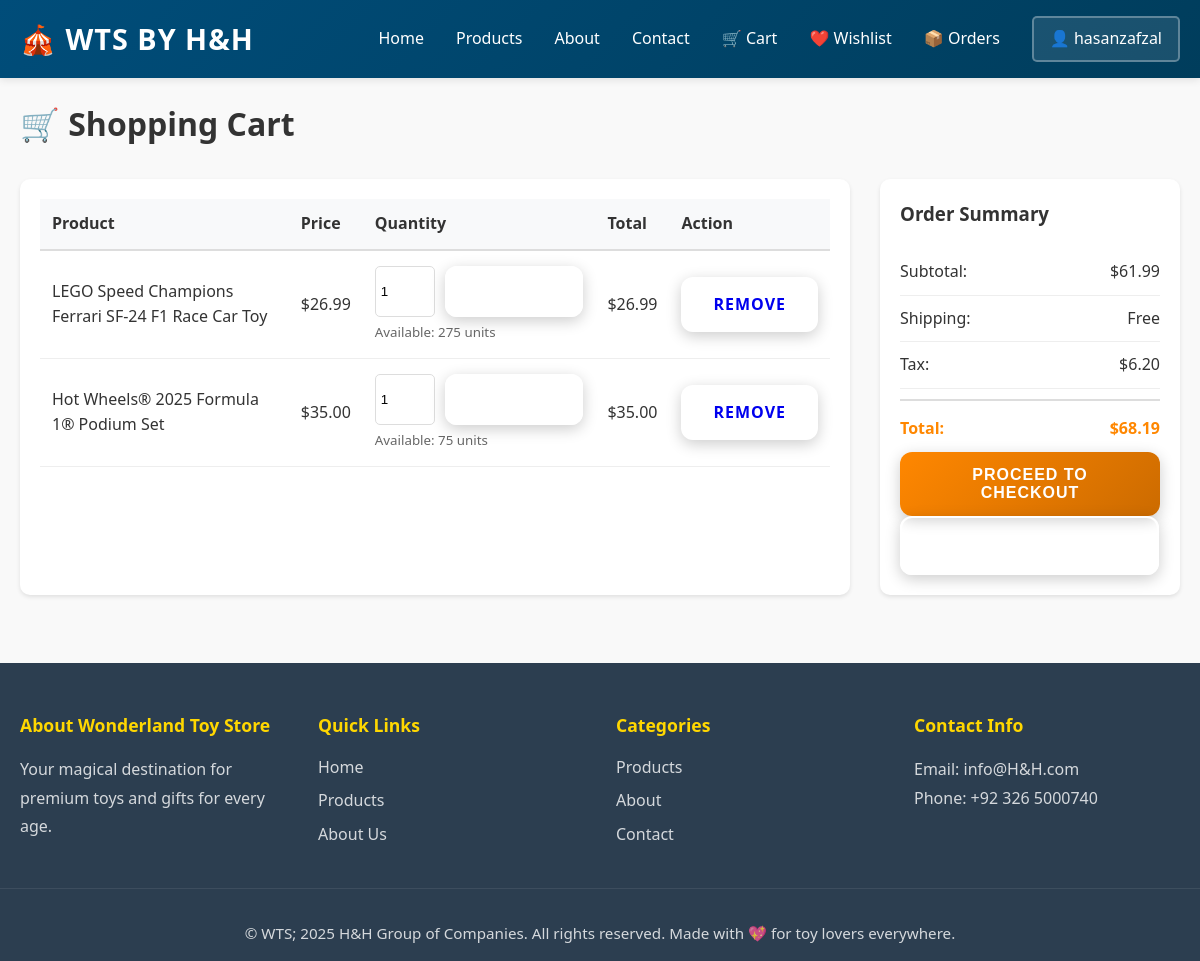
Before: /cart (signed in) with the older database file.
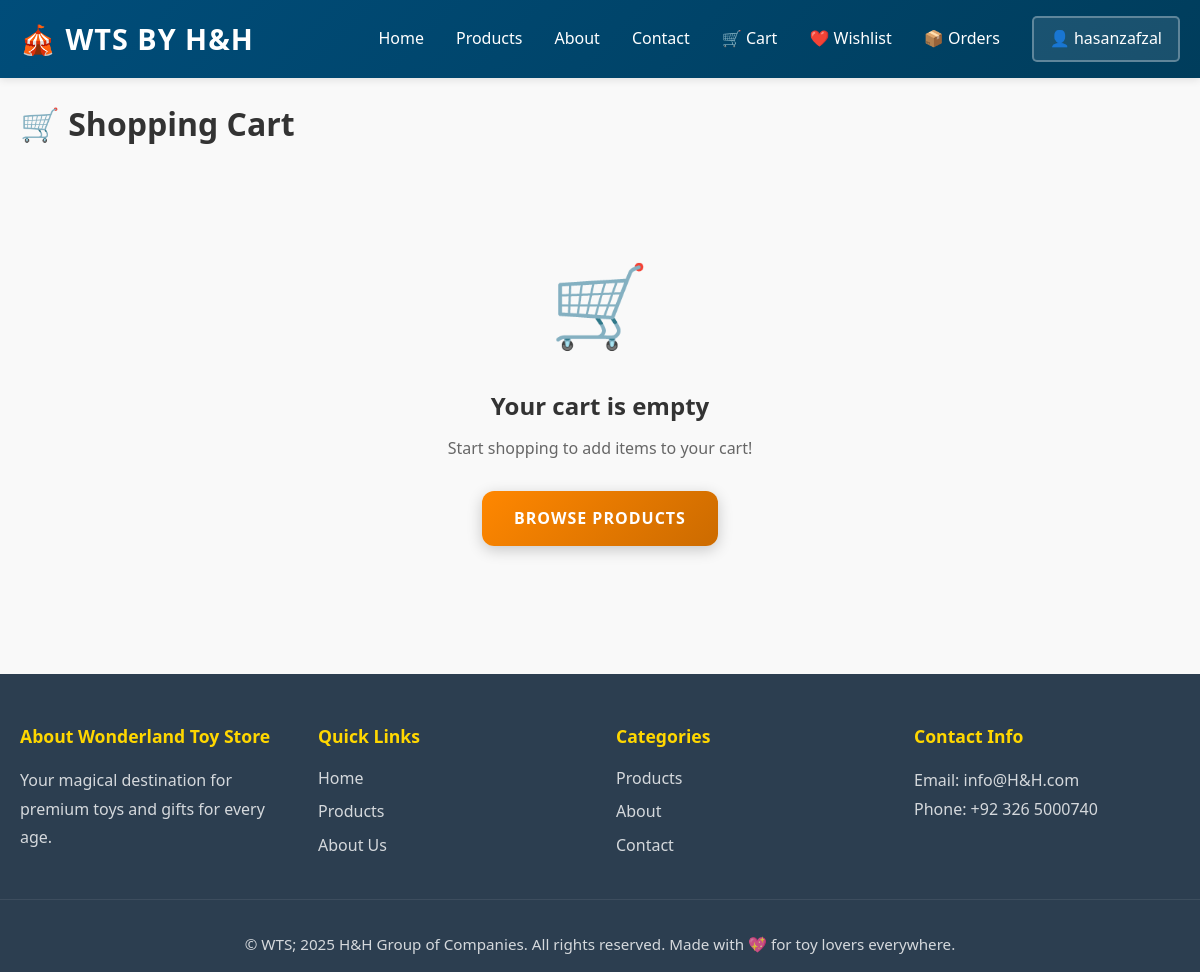
After: the same page with the newer database file.
### app/models.py (models this page shows, shortened)
class User(UserMixin, db.Model):
    __tablename__ = 'users'
    id = db.Column(db.Integer, primary_key=True)
    username = db.Column(db.String(80), unique=True, nullable=False)
    email = db.Column(db.String(120), unique=True, nullable=False)
    password_hash = db.Column(db.String(200), nullable=False)
    reset_token = db.Column(db.String(100), unique=True, nullable=True)
    reset_token_expires = db.Column(db.DateTime, nullable=True)
    is_admin = db.Column(db.Boolean, default=False)
    created_at = db.Column(db.DateTime, default=datetime.utcnow)
    cart = db.relationship('Cart', backref='user', lazy=True, uselist=False)
    orders = db.relationship('Order', backref='user', lazy=True)
    wishlist_items = db.relationship('Wishlist', backref='user', lazy=True, cascade='all, delete-orphan')

class CartItem(db.Model):
    __tablename__ = 'cart_items'
    id = db.Column(db.Integer, primary_key=True)
    cart_id = db.Column(db.Integer, db.ForeignKey('carts.id'), nullable=False)
    product_id = db.Column(db.Integer, db.ForeignKey('products.id'), nullable=False)
    quantity = db.Column(db.Integer, default=1, nullable=False)
    added_at = db.Column(db.DateTime, default=datetime.utcnow)

class Product(db.Model):
    __tablename__ = 'products'
    id = db.Column(db.Integer, primary_key=True)
    name = db.Column(db.String(120), nullable=False)
    price = db.Column(db.Float, nullable=False)
    description = db.Column(db.Text)
    stock = db.Column(db.Integer, default=0)
    category_id = db.Column(db.Integer, db.ForeignKey('categories.id'), nullable=True)
    image_filename = db.Column(db.String(255), nullable=True)
    is_featured = db.Column(db.Boolean, default=False)
    created_at = db.Column(db.DateTime, default=datetime.utcnow)
    updated_at = db.Column(db.DateTime, default=datetime.utcnow, onupdate=datetime.utcnow)
    orders = db.relationship('Order', backref='product', lazy=True)
    cart_items = db.relationship('CartItem', backref='product', lazy=True)
    wishlist_items = db.relationship('Wishlist', backref='product', lazy=True, cascade='all, delete-orphan')

### app/routes.py (the view)
@main_bp.route('/cart')
def view_cart():
    if not current_user.is_authenticated:
        flash('Please login to view your cart', 'warning')
        return redirect(url_for('main.login', next=url_for('main.view_cart')))
    cart = current_user.cart or Cart(user_id=current_user.id)
    return render_template('cart.html', title='Shopping Cart', cart=cart)

### app/models.py (called while the page is built)
    def get_total(self):
        return sum(item.product.price * item.quantity for item in self.items)

### app/templates/cart.html (shortened to what this page needs)
{% extends "base.html" %}
{% block content %}
<div class="container">
    <h1>🛒 Shopping Cart</h1>
    {% if cart and cart.items %}
        <div class="cart-wrapper">
            <div class="cart-items">
                <table class="cart-table">
                    <thead>
                        <tr>
                            <th>Product</th>
                            <th>Price</th>
                            <th>Quantity</th>
                            <th>Total</th>
                            <th>Action</th>
                        </tr>
                    </thead>
                    <tbody>
                        {% for item in cart.items %}
                            <tr>
                                <td>{{ item.product.name }}</td>
                                <td>${{ "%.2f"|format(item.product.price) }}</td>
                                <td>
                                    <form method="POST" action="{{ url_for('main.update_cart_item', item_id=item.id) }}" class="quantity-form">
                                        <input type="number" name="quantity" value="{{ item.quantity }}" min="1" max="{{ item.product.stock }}">
                                        <button type="submit" class="btn btn-sm btn-secondary">Update</button>
                                    </form>
                                    <small style="color: #666; display: block; margin-top: 5px;">Available: {{ item.product.stock }} units</small>
                                </td>
                                <td>${{ "%.2f"|format(item.product.price * item.quantity) }}</td>
                                <td>
                                    <a href="{{ url_for('main.remove_from_cart', item_id=item.id) }}" class="btn btn-sm btn-danger" onclick="return confirm('Remove item?')">Remove</a>
                                </td>
                            </tr>
                        {% endfor %}
                    </tbody>
                </table>
            </div>
            <div class="cart-summary">
                <div class="summary-card">
                    <h3>Order Summary</h3>
                    <div class="summary-row">
                        <span>Subtotal:</span>
                        <span>${{ "%.2f"|format(cart.get_total()) }}</span>
                    </div>
                    <div class="summary-row">
                        <span>Shipping:</span>
                        <span>Free</span>
                    </div>
                    <div class="summary-row">
                        <span>Tax:</span>
                        <span>${{ "%.2f"|format(cart.get_total() * 0.1) }}</span>
                    </div>
                    <div class="summary-row total">
                        <span>Total:</span>
                        <span>${{ "%.2f"|format(cart.get_total() * 1.1) }}</span>
                    </div>
                    <form method="POST" action="{{ url_for('main.checkout') }}">
                        <button type="submit" class="btn btn-primary btn-block">Proceed to Checkout</button>
                    </form>
                    <a href="{{ url_for('main.products') }}" class="btn btn-secondary btn-block">Continue Shopping</a>
                </div>
            </div>
        </div>
    {% else %}
        <div class="empty-cart">
            <div class="empty-cart-icon">🛒</div>
            <h2>Your cart is empty</h2>
            <p>Start shopping to add items to your cart!</p>
            <a href="{{ url_for('main.products') }}" class="btn btn-primary">Browse Products</a>
        </div>
    {% endif %}
</div>
{% endblock %}

### app/templates/base.html (shortened to what this page needs)
<!DOCTYPE html>
<html lang="en">
<head>
    <link rel="stylesheet" href="{{ url_for('static', filename='css/style.css') }}">
</head>
<body>
    <nav class="navbar">
        <div class="nav-container">
            <a href="{{ url_for('main.index') }}" class="logo">🎪 WTS by H&H</a>
            <ul class="nav-menu">
                {% if current_user.is_authenticated and current_user.is_admin %}
                    <li><a href="{{ url_for('main.admin_dashboard') }}" class="admin-nav">🎛️ Dashboard</a></li>
                    <li class="user-menu" id="userMenuToggle">
                        <span class="user-trigger">👤 Admin: {{ current_user.username }}</span>
                        <div class="user-dropdown" id="userDropdown">
                            <a href="{{ url_for('main.logout') }}">🚪 Logout</a>
                        </div>
                    </li>
                {% else %}
                    <li><a href="{{ url_for('main.index') }}">Home</a></li>
                    <li><a href="{{ url_for('main.products') }}">Products</a></li>
                    <li><a href="{{ url_for('main.about') }}">About</a></li>
                    <li><a href="{{ url_for('main.contact') }}">Contact</a></li>
                    {% if current_user.is_authenticated %}
                        <li><a href="{{ url_for('main.view_cart') }}">🛒 Cart</a></li>
                        <li><a href="{{ url_for('main.view_wishlist') }}">❤️ Wishlist</a></li>
                        <li><a href="{{ url_for('main.orders') }}">📦 Orders</a></li>
                        <li class="user-menu" id="userMenuToggle">
                            <span class="user-trigger">👤 {{ current_user.username }}</span>
                        </li>
                    {% else %}
                        <li><a href="{{ url_for('main.login') }}" class="btn-login">Login</a></li>
                        <li><a href="{{ url_for('main.register') }}" class="btn-register">Register</a></li>
                    {% endif %}
                {% endif %}
            </ul>
        </div>
    </nav>
    <main>
        {% block content %}{% endblock %}
    </main>
    <footer>
        <div class="footer-content">
            <div class="footer-section">
                <h4>About Wonderland Toy Store</h4>
                <p>Your magical destination for premium toys and gifts for every age.</p>
            </div>
            <div class="footer-section">
                <h4>Quick Links</h4>
                <ul>
                    <li><a href="{{ url_for('main.index') }}">Home</a></li>
                    <li><a href="{{ url_for('main.products') }}">Products</a></li>
                    <li><a href="{{ url_for('main.about') }}">About Us</a></li>
                </ul>
            </div>
            <div class="footer-section">
                <h4>Categories</h4>
                <ul>
                    <li><a href="{{ url_for('main.products') }}">Products</a></li>
                    <li><a href="{{ url_for('main.about') }}">About</a></li>
                    <li><a href="{{ url_for('main.contact') }}">Contact</a></li>
                </ul>
            </div>
            <div class="footer-section">
                <h4>Contact Info</h4>
                <p>Email: info@H&H.com</p>
                <p>Phone: +92 326 5000740</p>
            </div>
        </div>
        <div class="footer-bottom">
            <p>&copy; WTS; 2025 H&H Group of Companies. All rights reserved. Made with 💖 for toy lovers everywhere.</p>
        </div>
    </footer>
</body>
</html>

### app/static/css/style.css (style rules this page uses)
:root { --primary-color: #FF8700; --secondary-color: #CC6B00; --accent-color: #ffd700; --dark-color: #2c3e50; --light-color: #ecf0f1; --text-color: #333; --success-color: #27ae60; --border-radius: 12px; --transition: all 0.3s cubic-bezier(0.4, 0, 0.2, 1); }
* { margin: 0; padding: 0; box-sizing: border-box; }
html { scroll-behavior: smooth; }
body { font-family: 'Segoe UI', Tahoma, Geneva, Verdana, sans-serif; line-height: 1.6; color: var(--text-color); background-color: #f9f9f9; }
.container { max-width: 1200px; margin: 0 auto; padding: 0 20px; }
.navbar { background: linear-gradient(135deg, var(--primary-color) 0%, var(--secondary-color) 100%); color: white; padding: 1rem 0; position: sticky; top: 0; z-index: 1000; box-shadow: 0 4px 15px rgba(0, 0, 0, 0.1); }
.nav-container { max-width: 1200px; margin: 0 auto; padding: 0 20px; display: flex; justify-content: space-between; align-items: center; }
.logo { font-size: 1.8rem; font-weight: bold; letter-spacing: 1px; text-transform: uppercase; animation: pulse 2s ease-in-out infinite; }
.nav-menu { list-style: none; display: flex; gap: 2rem; }
.nav-menu a { color: white; text-decoration: none; font-weight: 500; transition: var(--transition); position: relative; }
.nav-menu a::after { content: ''; position: absolute; bottom: -5px; left: 0; width: 0; height: 3px; background-color: var(--accent-color); transition: width 0.3s ease; }
.btn { display: inline-block; padding: 0.9rem 2rem; border: none; border-radius: var(--border-radius); font-size: 1rem; font-weight: 600; text-decoration: none; cursor: pointer; transition: var(--transition); text-transform: uppercase; letter-spacing: 1px; box-shadow: 0 4px 15px rgba(0, 0, 0, 0.2); }
.btn-primary { background: linear-gradient(135deg, var(--primary-color) 0%, var(--secondary-color) 100%); color: white; }
footer { background-color: var(--dark-color); color: white; padding: 3rem 0 1rem; margin-top: 3rem; }
.footer-content { max-width: 1200px; margin: 0 auto; padding: 0 20px; display: grid; grid-template-columns: repeat(auto-fit, minmax(250px, 1fr)); gap: 2rem; margin-bottom: 2rem; }
.footer-section h4 { font-size: 1.1rem; margin-bottom: 1rem; color: var(--accent-color); }
.footer-section p { opacity: 0.8; line-height: 1.8; }
.footer-section ul { list-style: none; }
.footer-section ul li { margin-bottom: 0.5rem; }
.footer-section a { color: white; text-decoration: none; opacity: 0.8; transition: opacity 0.3s; }
.footer-bottom { text-align: center; padding-top: 2rem; border-top: 1px solid rgba(255, 255, 255, 0.1); opacity: 0.8; font-size: 0.95rem; max-width: 1200px; margin: 0 auto; padding-left: 20px; padding-right: 20px; }
.logo { text-decoration: none; color: white; }
main { max-width: 100%; margin: 0; padding: 0; }

### app/templates/cart.html (style rules this page uses)
.container { max-width: 1200px; margin: 0 auto; padding: 20px; }
.container h1 { margin-bottom: 30px; color: #333; }
.empty-cart { text-align: center; padding: 60px 20px; }
.empty-cart-icon { font-size: 80px; margin-bottom: 20px; }
.empty-cart h2 { color: #333; margin-bottom: 10px; }
.empty-cart p { color: #666; margin-bottom: 30px; }

### app/templates/base.html (style rules this page uses)
.navbar { background: linear-gradient(135deg, #004D7A 0%, #003D5C 100%); padding: 1rem 0; box-shadow: 0 2px 8px rgba(0, 0, 0, 0.1); }
.nav-container { max-width: 1200px; margin: 0 auto; display: flex; justify-content: space-between; align-items: center; padding: 0 20px; }
.logo { font-size: 1.8rem; font-weight: 700; color: white; text-decoration: none; }
.nav-menu { display: flex; list-style: none; gap: 2rem; margin: 0; padding: 0; align-items: center; }
.nav-menu a { color: white; text-decoration: none; font-weight: 500; transition: opacity 0.3s; }
.user-menu { display: flex; gap: 1rem; align-items: center; position: relative; cursor: pointer; }
.user-trigger { padding: 0.5rem 1rem; background: rgba(255, 255, 255, 0.1); border: 2px solid rgba(255, 255, 255, 0.3); border-radius: 5px; transition: all 0.3s ease; user-select: none; display: inline-block; }

Changed rows visible on the page:
removed CartItem: product.name "LEGO Speed Champions Ferrari SF-24 F1 Race Car Toy", quantity "1", product.stock "275"
no longer on this page (row unchanged): Product: product.price "26.99", item.product.price*item.quantity "26.99", get_total "61.99", cart.get_total()*0.1 "6.20", cart.get_total()*1.1 "68.19"
removed CartItem: product.name "Hot Wheels® 2025 Formula 1® Podium Set", quantity "1", product.stock "75"
no longer on this page (row unchanged): Product: product.price "35.00", item.product.price*item.quantity "35.00"
Other visible differences:
text no longer shown: "Product Price Quantity Total Action Order Summary Subtotal: $ Shipping: Free Tax: $ Total: $ PROCEED TO CHECKOUT"
text now shown: "🛒 Your cart is empty Start shopping to add items to your cart! BROWSE PRODUCTS"
